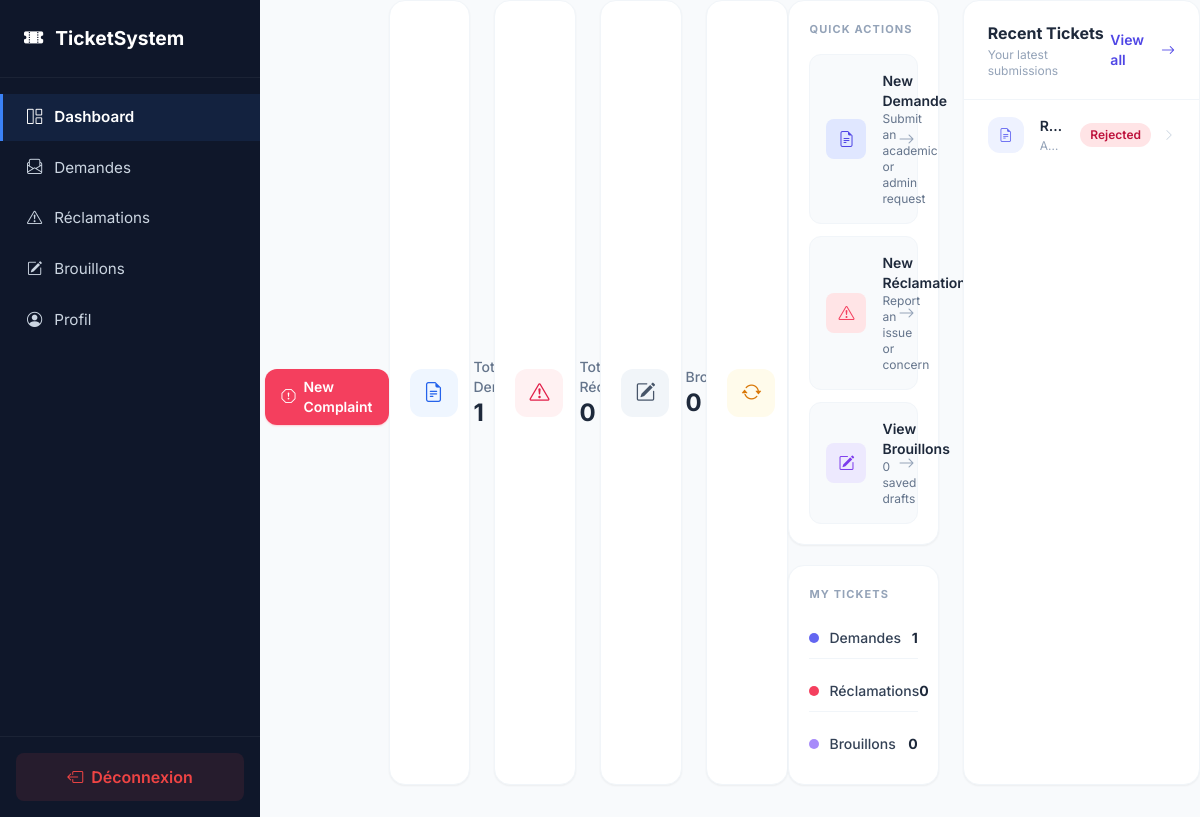
The app's page /student/dashboard.php (signed in) with its own data.
### tables this page shows
CREATE TABLE IF NOT EXISTS `tickets` (
    `id`               INT UNSIGNED    NOT NULL AUTO_INCREMENT,

     
     
     
    `reference`        VARCHAR(20)     NOT NULL,

     
    `user_id`          INT UNSIGNED    NOT NULL,

     
     
    `assigned_to`      INT UNSIGNED    NULL DEFAULT NULL,

     
    `category_id`      INT UNSIGNED    NOT NULL,

     
    `subcategory_id`   INT UNSIGNED    NULL DEFAULT NULL,

     
    `type`             ENUM('request', 'complaint') NOT NULL,

     
    `priority`         ENUM('low', 'medium', 'high', 'urgent') NOT NULL DEFAULT 'medium',

     
    `subject`          VARCHAR(255)    NOT NULL,

     
    `description`      TEXT            NOT NULL,

     
    `status`           ENUM('draft', 'new', 'opened', 'in_progress', 'completed', 'rejected')
                       NOT NULL DEFAULT 'draft',

     
    `rejection_reason` TEXT            NULL DEFAULT NULL,

     
    `submitted_at`     DATETIME        NULL DEFAULT NULL,

     
    `resolved_at`      DATETIME        NULL DEFAULT NULL,

    `created_at`       DATETIME        NOT NULL DEFAULT CURRENT_TIMESTAMP,
    `updated_at`       DATETIME        NOT NULL DEFAULT CURRENT_TIMESTAMP
                                       ON UPDATE CURRENT_TIMESTAMP,

     
    PRIMARY KEY (`id`),

    UNIQUE KEY `uq_tickets_reference` (`reference`),

     
    INDEX `idx_tickets_user_id`        (`user_id`),
    INDEX `idx_tickets_assigned_to`    (`assigned_to`),
    INDEX `idx_tickets_category_id`    (`category_id`),
    INDEX `idx_tickets_subcategory_id` (`subcategory_id`),
    INDEX `idx_tickets_status`         (`status`),
    INDEX `idx_tickets_type`           (`type`),
    INDEX `idx_tickets_priority`       (`priority`),
    INDEX `idx_tickets_submitted_at`   (`submitted_at`),

     
    CONSTRAINT `fk_tickets_user`
        FOREIGN KEY (`user_id`)
        REFERENCES `users` (`id`)
        ON DELETE RESTRICT
        ON UPDATE CASCADE,

     
    CONSTRAINT `fk_tickets_assigned_to`
        FOREIGN KEY (`assigned_to`)
        REFERENCES `users` (`id`)
        ON DELETE SET NULL
        ON UPDATE CASCADE,

     
    CONSTRAINT `fk_tickets_category`
        FOREIGN KEY (`category_id`)
        REFERENCES `categories` (`id`)
        ON DELETE RESTRICT
        ON UPDATE CASCADE,

     
    CONSTRAINT `fk_tickets_subcategory`
        FOREIGN KEY (`subcategory_id`)
        REFERENCES `subcategories` (`id`)
        ON DELETE SET NULL
        ON UPDATE CASCADE

);

CREATE TABLE IF NOT EXISTS `categories` (
    `id`          INT UNSIGNED    NOT NULL AUTO_INCREMENT,

     
    `type`        ENUM('request', 'complaint') NOT NULL,

    `name`        VARCHAR(150)    NOT NULL,

     
    `description` TEXT            NULL DEFAULT NULL,

     
    `is_active`   TINYINT(1)      NOT NULL DEFAULT 1,

    `created_at`  DATETIME        NOT NULL DEFAULT CURRENT_TIMESTAMP,
    `updated_at`  DATETIME        NOT NULL DEFAULT CURRENT_TIMESTAMP
                                  ON UPDATE CURRENT_TIMESTAMP,

     
    PRIMARY KEY (`id`),

    INDEX `idx_categories_type`      (`type`),
    INDEX `idx_categories_is_active` (`is_active`)

);

### student/dashboard.php (the view, shortened to what the rows shown need)
<?php
require_once __DIR__ . '/../config/database.php';
require_once __DIR__ . '/../includes/functions.php';
$student_id = $_SESSION['user_id'];
$stmt = $pdo->prepare("
    SELECT t.id, t.reference, t.subject, t.status, t.type, t.updated_at, c.name as category_name
    FROM tickets t
    JOIN categories c ON c.id = t.category_id
    WHERE t.user_id = ? AND t.status != 'draft'
    ORDER BY t.updated_at DESC LIMIT 5
");
$stmt->execute([$student_id]);
$recent_tickets = $stmt->fetchAll();
?>
<!DOCTYPE html>
<html lang="en">
<head>
    <script src="https://cdn.tailwindcss.com"></script>
    <link rel="stylesheet" href="https://cdn.jsdelivr.net/npm/bootstrap-icons@1.11.3/font/bootstrap-icons.min.css">
</head>
<body class="bg-slate-50 text-slate-800 antialiased selection:bg-brand-500 selection:text-white">
<div class="mb-6 flex flex-col sm:flex-row justify-between items-start sm:items-center gap-4">
    <div>
        <h1 class="text-2xl font-bold text-slate-900">Dashboard</h1>
    </div>
</div>
<div class="grid grid-cols-1 lg:grid-cols-5 gap-6 mb-8">
    <div class="lg:col-span-3">
        <div class="bg-white rounded-2xl shadow-sm border border-slate-100 h-full flex flex-col">
            <?php if (empty($recent_tickets)): ?>
                <div class="flex-1 flex flex-col items-center justify-center py-16 text-center">
                    <div class="w-14 h-14 rounded-2xl bg-slate-100 flex items-center justify-center mb-4">
                        <i class="bi bi-inbox text-2xl text-slate-400"></i>
                    </div>
                    <p class="text-sm font-medium text-slate-500">No tickets yet</p>
                    <p class="text-xs text-slate-400 mt-1">Create your first request or complaint</p>
                </div>
            <?php else: ?>
                <ul class="divide-y divide-slate-100 flex-1">
                    <?php
                        $badge_colors = [
                            'new'         => 'bg-blue-100 text-blue-700',
                            'opened'      => 'bg-purple-100 text-purple-700',
                            'in_progress' => 'bg-amber-100 text-amber-700',
                            'completed'   => 'bg-emerald-100 text-emerald-700',
                            'rejected'    => 'bg-rose-100 text-rose-700',
                        ];
                        $badge_labels = [
                            'new'         => 'New',
                            'opened'      => 'Opened',
                            'in_progress' => 'In Progress',
                            'completed'   => 'Completed',
                            'rejected'    => 'Rejected',
                        ];
                    ?>
                    <?php foreach ($recent_tickets as $t): ?>
                        <?php
                            $b_color = $badge_colors[$t['status']] ?? 'bg-slate-100 text-slate-600';
                            $b_label = $badge_labels[$t['status']] ?? ucfirst($t['status']);
                            $is_complaint = $t['type'] === 'complaint';
                        ?>
                        <li class="group hover:bg-slate-50 transition-colors duration-150">
                            <a href="/pfe/student/view_ticket.php?id=<?= $t['id'] ?>"
                               class="flex items-center px-6 py-4 gap-4">
                                <div class="w-9 h-9 rounded-xl flex items-center justify-center shrink-0 <?= $is_complaint ? 'bg-rose-50 text-rose-500' : 'bg-indigo-50 text-indigo-500' ?>">
                                    <i class="bi <?= $is_complaint ? 'bi-exclamation-triangle' : 'bi-file-earmark-text' ?> text-sm"></i>
                                </div>
                                <div class="flex-1 min-w-0">
                                    <p class="text-sm font-semibold text-slate-800 truncate"><?= e($t['subject']) ?></p>
                                    <p class="text-xs text-slate-400 mt-0.5 truncate">
                                        <?= e($t['category_name']) ?> &middot; <?= date('M d', strtotime($t['updated_at'])) ?>
                                    </p>
                                </div>
                                <div class="flex items-center gap-3 shrink-0">
                                    <span class="hidden sm:inline-flex items-center px-2.5 py-1 rounded-full text-xs font-semibold <?= $b_color ?>">
                                        <?= $b_label ?>
                                    </span>
                                    <i class="bi bi-chevron-right text-slate-300 text-xs group-hover:text-slate-500 transition-colors"></i>
                                </div>
                            </a>
                        </li>
                    <?php endforeach; ?>
                </ul>
            <?php endif; ?>
        </div>
    </div>
</div>
</body>
</html>

### records on screen
tickets: subject "R…", category.name "A…", status "Rejected"

### other values on screen
$stats['total_demandes'] "1"
$stats['total_reclamations'] "0"
$stats['drafts'] "0"
